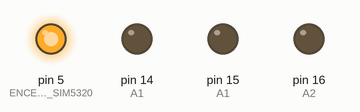
This sketch was run on a simulated Arduino Uno, built with avr-gcc and run on an emulated ATmega328P. Parts: output pins drawn as LEDs (lit = HIGH). The modem accepts every AT command (registered, SIM ready, sends succeed) and sends nothing else.

Above: at 0.1 s.
At 49.7 s:
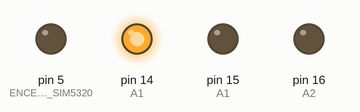
At 128.7 s:
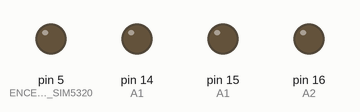
Timing chart, 0 to 130.0 s (numbered marks = the images above):
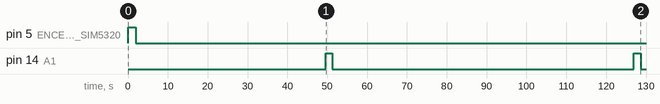

Measured:
- by itself, pin 14 (A1): alternates HIGH for 1.7 s and LOW for 75.6 s

The sketch:

PUXI_TX_4_plncha_neo.ino
```cpp
#include <SoftwareSerial.h> //

SoftwareSerial SIM5320(7,8);                         // RX, TX


long int    Puxitron=0;
int    INT_TIMER16;
char   WEB_TIEMPO[6];

String TIEMPO_INT;
String IMEI;
String GPS_JSON;

////////////////////////////////////////////////////////////////////////////////////
 int     X;
 int     I;
 int     D;
 int     P;                                          //REGISTROS DEL SERIAL
 int     Z;
 int     COPY;
 char    BUFFER_USART2[100];
 char    BUFFER_USART;
 ///////////////////////////////
 int     FLAG_GPS;
 int     GPS_ZZ=-1;
 int     GPS_USART;
 char    GPS_BUFFER[80];
 ///////////////////////////////
 int     FLAG_RESPONSE;
 int     RESPONSE_ZZ=-1;
 int     RESPONSE;
 char    RESPONSE_BUFFER[80];
////////////////////////////////////////////////////////////////////////////////////
void setup() {

  pinMode(16, OUTPUT);                              //A2
  pinMode(15, OUTPUT);                              //A1
  pinMode(14, OUTPUT);                              //A1

  digitalWrite(16, LOW);
  digitalWrite(15, LOW);
  digitalWrite(14, LOW);

  pinMode(5, OUTPUT);                                //ENCENDIDO DEL SIM5320
  pinMode(0, INPUT);

  ////////////////////////////////////////////////////////////////////////////
  SREG    =0x80;                                    //INT GLOBAL SOLO ACTIVA LA DEL UART
  UCSR0B  =0x98;                                    //ACTIVA TX Y RX A SI COM LA INT DEL RX
  UCSR0C  =0x06;                                    //CONFIGURAMOS A 8BITS DE DATOS SERIAL
  UBRR0H  =0x00;                                    //VALOR QUE SE LE CARGA AL REGISTRO HIGH 0
  UBRR0L  =0x67;                                    //VALOR QUE SE LE CARGA AL REGISTRO LOW 0x67 QUE ES IGUAL A 103 PARA 9600 08 PARA 115200
//////////////////////////////////////////////////////////////////////////////

  SIM5320.begin(9600);

//////////////////////////////////////////////////////////////////////////////
  SIM5320_ON();                                    //ENCIENDO EL SIM
  delay(5000);
  SETUP_SIM5320();                                 //INICIALIZA EL SIM
}


void loop() {


  digitalWrite(16, LOW);
  digitalWrite(15, LOW);
  digitalWrite(14, HIGH);
  delay(100);

    COPIA_GPS();

    for(int k=0;k<2;k++) {

                delay(800);


                               }


  digitalWrite(16, LOW);
  digitalWrite(15, LOW);
  digitalWrite(14, LOW);
  delay(100);


  WEB();


}
///////////////////////////////////////////////////////////////////////////
ISR (USART_RX_vect)
{
    X++;
      BUFFER_USART = UDR0;                              // LEE EL BUFFER RX

        if(COPY == 1&&X >= I&&X <= D){
            Z++;
               BUFFER_USART2[Z]= BUFFER_USART;

                                               if(X == D){
                                                        COPY=0;
                                                           X=0;
                                                             Z=-1;
                                                                I=0;
                                                                   D=0;
                                                                     }


                                                  } //


//////////////////////////////////////////////////////////////////////////////////////////
   if(GPS_USART == 1&&BUFFER_USART == '$'){
      FLAG_GPS=1;
                                               }

                    if(FLAG_GPS == 1){
                      GPS_ZZ++;
                          GPS_BUFFER[GPS_ZZ]= BUFFER_USART;
                                          if(GPS_BUFFER[GPS_ZZ] == '*'){

                                                                     if (strcasestr(GPS_BUFFER,"$GPGGA")) {
                                                                                  GPS_JSON =GPS_BUFFER;
                                                                                      GPS_USART=0;
                                                                                                              }//IF
                                              FLAG_GPS=0;
                                                GPS_ZZ=-1;
                                                 //GPS_USART=0;
                                                              for (int i=0; i<79;i++){
                                                                            GPS_BUFFER[i]=NULL;}   //CADA POSICION DEL STRING LE PONE CARACTER NULL 00
                                                                          }


                                                                                          }//
//////////////////////////////////////////////////////////////////////////////////////////
     if(RESPONSE == 1&&BUFFER_USART == '{'){
      FLAG_RESPONSE=1;
                                               }

                    if(FLAG_RESPONSE == 1){
                      RESPONSE_ZZ++;
                          RESPONSE_BUFFER[RESPONSE_ZZ]= BUFFER_USART;
                                                   if(RESPONSE_BUFFER[RESPONSE_ZZ] == '}'){

                                                        FLAG_RESPONSE=0;
                                                          RESPONSE_ZZ=-1;
                                                            RESPONSE=0;
                                                                               }


                                                                                            }//*/

}
//////////////////////////////////////////////////////////////////////////////////////////


 /////////////////////////////////////////////////////////////////////////////////////////////////////////////////////////
void WEB()                                  //
{
int CLOSE=0;
int RESPONSE_WHILE=0;
int TCP=0;

int LONG_JSON=36;
int SEND=153+14;


  COPIA_USART(40,95);
  SIM5320.println(F("AT+CIPOPEN=0,\"TCP\",\"taxiup.herokuapp.com\",80"));  //taxiup.herokuapp.com
  while (TCP<66) {
  TCP++;
  delay(600);

                                                            if (strcasestr(BUFFER_USART2,"+CIPOPEN: 0,0")) {
                                                            break;
                                                                                                              }//IF

                                                            if (strcasestr(BUFFER_USART2,"+CIPOPEN: 0,11")) {
                                                            SIM5320_ON();
                                                            delay(1500);
                                                            asm volatile ("jmp 0");
                                                                                                               }//IF


                                                                      } //WHILE*/


   LONG_JSON+=GPS_JSON.length();
   SEND+=GPS_JSON.length();                              //CALCULA LA LONGITUD DE LO QUE VA ENVIAR DESPUES DEL PROMPT(SEND)

   SIM5320.print("AT+CIPSEND=0,");  //
   delay(50);
   SIM5320.println(SEND);  //
   delay(600);
///////////////////////////////////////////////////////////////////////////////////////////////////////////////////////////
   SIM5320.println(F("POST /tracks/ HTTP/1.1"));
   delay(10);
   SIM5320.println(F("Content-Type: application/json"));
   delay(10);
   SIM5320.println(F("Host: taxiup.herokuapp.com"));
   delay(10);
   SIM5320.println(F("Connection: keep-alive"));
   delay(10);
   SIM5320.print(F("Content-Length:"));
   delay(10);
   SIM5320.println(LONG_JSON);
   delay(10);
   SIM5320.println("");
///////////////////////////////////////////////////////////////
   SIM5320.print(F("{\"Imei\":\"012813008526503"));
   delay(10);
   //SIM5320.print(IMEI);
   delay(10);
   SIM5320.print(F("\",\"nmea\":\""));
   delay(10);
   SIM5320.print(GPS_JSON);
   delay(10);
   SIM5320.println(F("\"}"));
   delay(10);
   SIM5320.write(0x1A);
   RESPONSE_WEB();
   //delay(5000);
   //{"Imei":"012813006323523","nmea":""}                         //36 base json
   while (RESPONSE_WHILE<33) {
   RESPONSE_WHILE++;
   delay(300);

                                                            if (strcasestr(RESPONSE_BUFFER,"403: Forbidden")) {
                                                            break;
                                                                                                              }//IF


                                                            if (strcasestr(RESPONSE_BUFFER,"200: OK")) {
                                                            break;
                                                                                                              }//IF

                                                            if (RESPONSE_WHILE == 32) {
                                                            RESPONSE=0;
                                                                                                              }//IF


                                                                                                                        } //WHILE*/


//////////////////////////////////////////////////////////////
   COPIA_USART(1,40);
   SIM5320.println(F("AT+CIPCLOSE=0"));
   while (CLOSE<50) {
   CLOSE++;
   delay(500);

                                                            if (strcasestr(BUFFER_USART2,"+CIPCLOSE: 0,0")) {
                                                            break;
                                                                                                              }//IF


                                                            if (strcasestr(BUFFER_USART2,"+CIPCLOSE: 0,4")) {
                                                            break;
                                                                                                              }//IF


                                                                                                                        } //WHILE*/

 }

void SIM5320_ON()                                  //
{
  digitalWrite(5, HIGH);
  delay(2000);//                                     //ENCIENDE EL SIM5320
  digitalWrite(5, LOW);
  delay(2000);
 }
////////////////////////////////////////////////////////////
void COPIA_USART(const int P,const int W)                       // FUNCION QUE LIMPIA TODO EL STRING QUE GUARDA LAS VARIABLES DE RX
{

  COPY=1;
      X=0;
      Z=-1;

      for (int i=0; i<99;i++)
        {BUFFER_USART2[i]=NULL;}                  //CADA POSICION DEL STRING LE PONE CARACTER NULL 00

          I=P;
            D=W;

}

void COPIA_GPS()                              // FUNCION QUE LIMPIA TODO EL STRING QUE GUARDA LAS VARIABLES DE RX
{

  GPS_USART=1;
             for (int i=0; i<79;i++){
                 GPS_BUFFER[i]=NULL;}                  //CADA POSICION DEL STRING LE PONE CARACTER NULL 00

              }

void RESPONSE_WEB()                              // FUNCION QUE LIMPIA TODO EL STRING QUE GUARDA LAS VARIABLES DE RX
{

  RESPONSE=1;
             for (int i=0; i<79;i++){
                 RESPONSE_BUFFER[i]=NULL;}                  //CADA POSICION DEL STRING LE PONE CARACTER NULL 00

              }
/////////////////////////////////////////////////////////////////////////////
void SETUP_SIM5320()                       // FUNCION QUE LIMPIA TODO EL STRING QUE GUARDA LAS VARIABLES DE RX
{
  int NETOPEN=0;

  SIM5320.println(F("AT+CFUN=1"));    //
  delay(250);

  SIM5320.println(F("AT+CVAUXV=61"));    //VOLTAJE DE SALIDA 3.0V
  delay(250);

  //SIM5320.println(F("AT+CGPSHOT"));    //MODO DEL GPS HOT O COLD
  //delay(500);

  SIM5320.println(F("AT+CNBP=0x0000000004000000"));  //3G EN 850MHZ EN TELCEL
  delay(500);

  SIM5320.println(F("AT+CNMP=2"));  //
  delay(250);

  //SIM5320.println(F("AT+IPREX=9600"));  //
  delay(4000);

  SIM5320.println(F("AT+CIPTIMEOUT=30000,30000,30000"));  //PREGUNTO LA CALIDAD DE LA SEÑAL
  delay(500);

  delay(6600);
  SIM5320.println(F("AT+CSQ"));  //PREGUNTO LA CALIDAD DE LA SEÑAL
  delay(250);

  SIM5320.println(F("AT+CREG?"));  //MUESTRA SI ESTA REGISTRADO EN LA RED
  delay(250);

  SIM5320.println(F("AT+COPS?"));  //MUESTRA  EL OPERADOR
  delay(250);
  //////////////////////////////////

  SIM5320.println(F("AT+CGSOCKCONT=1,\"IP\",\"internet.itelcel.com\""));  //DEFINO EL ENCHUFE QUE EN ESTE CASO ES TELCEL
  delay(250);

  SIM5320.println(F("AT+CNSMOD?")); //MUESTRA EL TIPO DE RED EN EL QUE ENTRO EL SISTEMA
  delay(250);

  SIM5320.println(F("AT+CSOCKSETPN=1")); //ACTIVA EL PDP
  delay(250);

  SIM5320.println(F("AT+CIPMODE=0"));  //MODO TRANSPARENTE, EN ESTE CASO ES MODO NO TRANSPARENTE
  delay(250);

  SIM5320.println(F("AT+CNBP?"));  //ESTADO DE BANDA DE PREFERENCIA
  delay(250);

  COPIA_USART(20,60);
  SIM5320.println(F("AT+NETOPEN")); //ACTIVE PDP CONTEXT PROFILE NUMBER
  while (NETOPEN<50) {
  NETOPEN++;
  delay(500);

                                                            if (strcasestr(BUFFER_USART2,"+NETOPEN: 0")) {
                                                            break;
                                                                                                              }//IF


                                                                                                                        } //WHILE*/


  SIM5320.println(F("AT+IPADDR"));  //CONSULTA LA DIRECCION IP LOCAL
  delay(500);


   COPIA_USART(11,25);
   SIM5320.println(F("AT+CGSN"));  //IMEI
   delay(500);
   IMEI=BUFFER_USART2;

}
```
